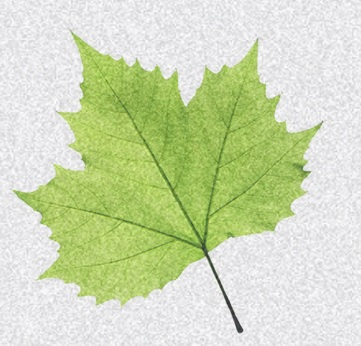
#> input picture opencv/noisy_leaf.jpg, 361 x 346 px, found by its file name
$ python main.py
#> lines starting #> are read from the running program, lines starting #| are printed output that depends on the picture; after the words box and inside, x2 and y2 are one past the last pixel; in counts of white or black regions, pixels touching at a corner belong together
import numpy as np
import cv2 as cv
from matplotlib import pyplot as plt

img = cv.imread('noisy_leaf.jpg',0)
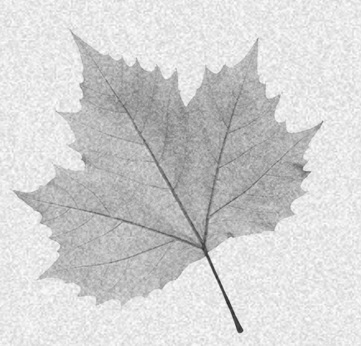
#> img: shape (346, 361); min 43, max 255, mean 210.7
edges = cv.Canny(img,100,200)
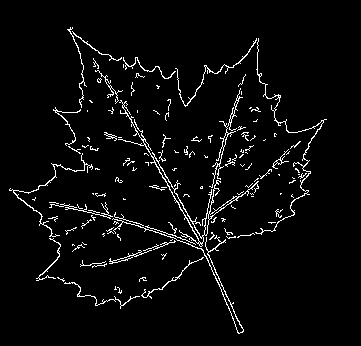
#> edges: shape (346, 361); 4% white in thin lines or dots, all inside (x1, y1, x2, y2) = (9, 27, 327, 334)

plt.subplot(121),plt.imshow(img,cmap = 'gray')
plt.title('Original Image'), plt.xticks([]), plt.yticks([])
plt.subplot(122),plt.imshow(edges,cmap = 'gray')
plt.title('Edge Image'), plt.xticks([]), plt.yticks([])
plt.show()
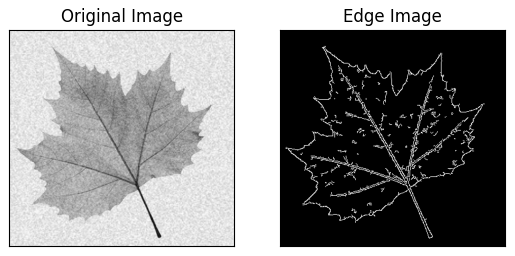
#> figure drawn by matplotlib, 2 panels

$ run again, with opencv/meow.jpg copied over opencv/noisy_leaf.jpg
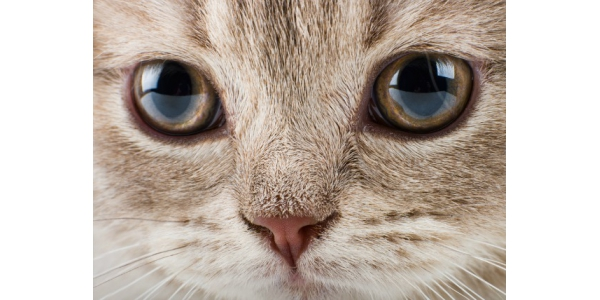
#> input picture opencv/meow.jpg, 600 x 300 px, found by its file name
#> `edges = cv.Canny(img,100,200)`:
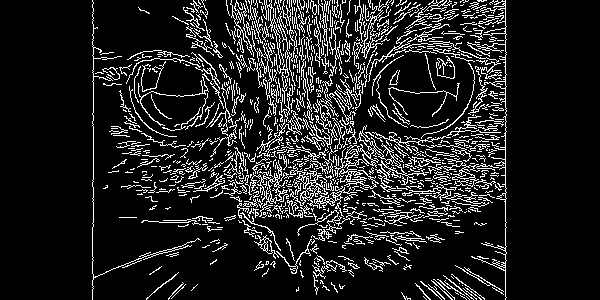
#> edges: shape (300, 600); 12.8% white in thin lines or dots, all inside (x1, y1, x2, y2) = (92, 0, 507, 300)
#> `plt.show()`:
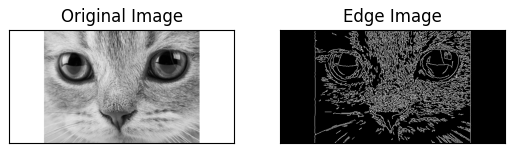
#> figure drawn by matplotlib, 2 panels
